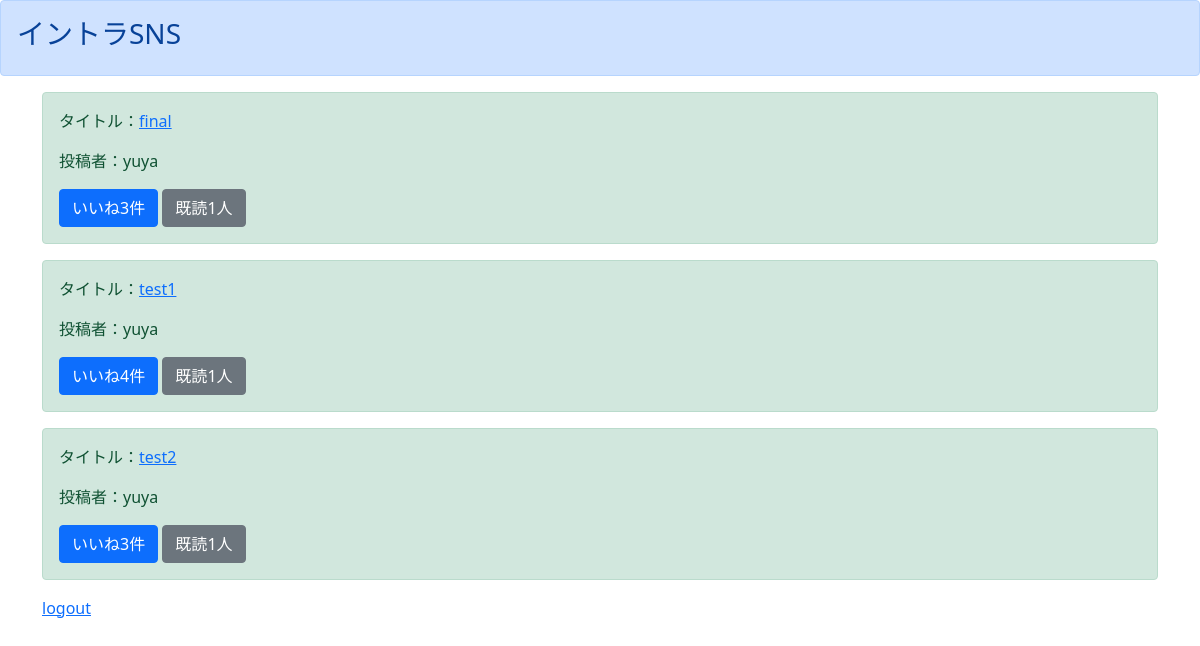
The app's page /list/ (signed in), older data.
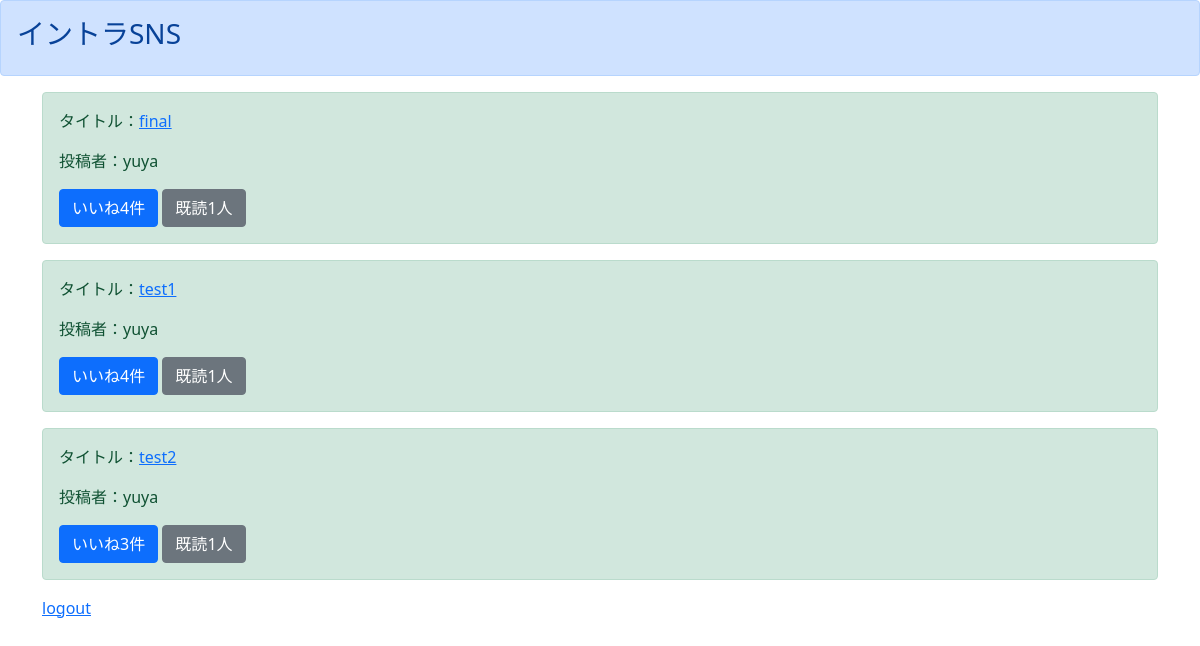
The same page, newer data.
### boardapp/models.py (models this page shows)
class BoardModel(models.Model):
    title = models.CharField(max_length=100)
    content = models.TextField()
    author = models.CharField(max_length=50)
    snsimage = models.ImageField(upload_to='')
    good = models.IntegerField(null=True, blank=True, default=1)
    read = models.IntegerField(null=True, blank=True, default=1)
    readtext = models.TextField(null=True, blank=True, default='abcd')

### boardapp/views.py (the view)
# urls.py: path('list/', listfunc, name='list'),
def listfunc(request):
    object_list = BoardModel.objects.all()
    return render(request, 'list.html', {'object_list':object_list})

### templates/list.html
{% extends 'base.html' %}
{% block header %}
<div class="alert alert-primary" role="alert">
    <h3>イントラSNS</h3>
</div>
{% endblock header %}
{% block content %}
{% if user.is_authenticated %}
<div class="container">
    {% for item in object_list %}
    <div class="alert alert-success" role="alert">
        <p>タイトル：<a href="{% url 'detail' item.pk %}">{{ item.title }}</a></p>
        <p>投稿者：{{ item.author }}</p>
        <a href="#" class="btn btn-primary" tabindex="-1" role="button" aria-pressed="true">いいね{{ item.good }}件</a>
        <a href="#" class="btn btn-secondary" tabindex="-1" role="button" aria-pressed="true">既読{{ item.read }}人</a>
    </div>
    {% endfor %}
    <a href="{% url 'logout' %}">logout</a>
</div>
{% else %}
please login shimashou
{% endif %}
{% endblock content %}

### templates/base.html (shortened to what this page needs)
<!doctype html>
<html lang="en">
  <head>
    <link href="https://cdn.jsdelivr.net/npm/bootstrap@5.0.0-beta3/dist/css/bootstrap.min.css" rel="stylesheet">
  </head>
    {% block header %}
    {% endblock header %}
    {% block content %}
    {% endblock content %}
</html>

Row changes from the older to the newer data that the page shows:
changed BoardModel "final": good "3" → "4"
